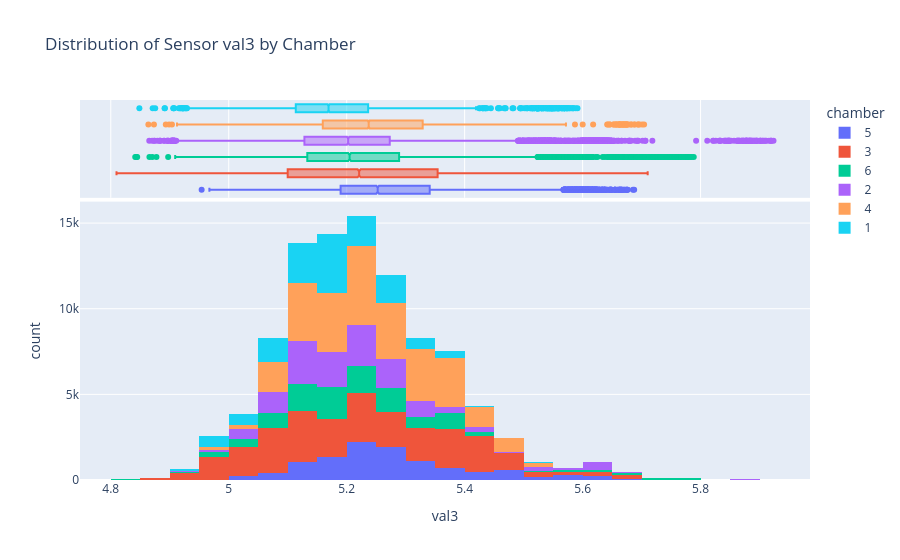

Notebook code for this chart:
### Markdown cell above
## 1. Histograms
Visualizing the distribution of sensor values to check for process stability and

### Code cell
df = pd.read_csv(DATA_PATH, index_col=0)

fig_hist = px.histogram(
    df, 
    x='val3', 
    color='chamber', 
    nbins=50,
    title='Distribution of Sensor val3 by Chamber',
    marginal='box' # Adds a box plot on top
)
fig_hist.show()

### Figure 1 — Plotly figure (JSON) as saved in the notebook; plotly's stock layout.template omitted (floating-point values rounded to 4 significant figures; data arrays with more than 128 entries replaced by an {"elided": "..."} marker saying what was removed)
{"data": [{"bingroup": "x", "hovertemplate": "chamber=5<br>val3=%{x}<br>count=%{y}<extra></extra>", "legendgroup": "5", "marker": {"color": "#636efa", "pattern": {"shape": ""}}, "name": "5", "nbinsx": 50, "orientation": "v", "showlegend": true, "type": "histogram", "x": {"elided": "11138 float values"}, "xaxis": "x", "yaxis": "y"}, {"hovertemplate": "chamber=5<br>val3=%{x}<extra></extra>", "legendgroup": "5", "marker": {"color": "#636efa"}, "name": "5", "notched": true, "showlegend": false, "type": "box", "x": {"elided": "11138 float values"}, "xaxis": "x2", "yaxis": "y2"}, {"bingroup": "x", "hovertemplate": "chamber=3<br>val3=%{x}<br>count=%{y}<extra></extra>", "legendgroup": "3", "marker": {"color": "#EF553B", "pattern": {"shape": ""}}, "name": "3", "nbinsx": 50, "orientation": "v", "showlegend": true, "type": "histogram", "x": {"elided": "24938 float values"}, "xaxis": "x", "yaxis": "y"}, {"hovertemplate": "chamber=3<br>val3=%{x}<extra></extra>", "legendgroup": "3", "marker": {"color": "#EF553B"}, "name": "3", "notched": true, "showlegend": false, "type": "box", "x": {"elided": "24938 float values"}, "xaxis": "x2", "yaxis": "y2"}, {"bingroup": "x", "hovertemplate": "chamber=6<br>val3=%{x}<br>count=%{y}<extra></extra>", "legendgroup": "6", "marker": {"color": "#00cc96", "pattern": {"shape": ""}}, "name": "6", "nbinsx": 50, "orientation": "v", "showlegend": true, "type": "histogram", "x": {"elided": "11082 float values"}, "xaxis": "x", "yaxis": "y"}, {"hovertemplate": "chamber=6<br>val3=%{x}<extra></extra>", "legendgroup": "6", "marker": {"color": "#00cc96"}, "name": "6", "notched": true, "showlegend": false, "type": "box", "x": {"elided": "11082 float values"}, "xaxis": "x2", "yaxis": "y2"}, {"bingroup": "x", "hovertemplate": "chamber=2<br>val3=%{x}<br>count=%{y}<extra></extra>", "legendgroup": "2", "marker": {"color": "#ab63fa", "pattern": {"shape": ""}}, "name": "2", "nbinsx": 50, "orientation": "v", "showlegend": true, "type": "histogram", "x": {"elided": "13584 float values"}, "xaxis": "x", "yaxis": "y"}, {"hovertemplate": "chamber=2<br>val3=%{x}<extra></extra>", "legendgroup": "2", "marker": {"color": "#ab63fa"}, "name": "2", "notched": true, "showlegend": false, "type": "box", "x": {"elided": "13584 float values"}, "xaxis": "x2", "yaxis": "y2"}, {"bingroup": "x", "hovertemplate": "chamber=4<br>val3=%{x}<br>count=%{y}<extra></extra>", "legendgroup": "4", "marker": {"color": "#FFA15A", "pattern": {"shape": ""}}, "name": "4", "nbinsx": 50, "orientation": "v", "showlegend": true, "type": "histogram", "x": {"elided": "25535 float values"}, "xaxis": "x", "yaxis": "y"}, {"hovertemplate": "chamber=4<br>val3=%{x}<extra></extra>", "legendgroup": "4", "marker": {"color": "#FFA15A"}, "name": "4", "notched": true, "showlegend": false, "type": "box", "x": {"elided": "25535 float values"}, "xaxis": "x2", "yaxis": "y2"}, {"bingroup": "x", "hovertemplate": "chamber=1<br>val3=%{x}<br>count=%{y}<extra></extra>", "legendgroup": "1", "marker": {"color": "#19d3f3", "pattern": {"shape": ""}}, "name": "1", "nbinsx": 50, "orientation": "v", "showlegend": true, "type": "histogram", "x": {"elided": "13723 float values"}, "xaxis": "x", "yaxis": "y"}, {"hovertemplate": "chamber=1<br>val3=%{x}<extra></extra>", "legendgroup": "1", "marker": {"color": "#19d3f3"}, "name": "1", "notched": true, "showlegend": false, "type": "box", "x": {"elided": "13723 float values"}, "xaxis": "x2", "yaxis": "y2"}], "layout": {"barmode": "relative", "legend": {"title": {"text": "chamber"}, "tracegroupgap": 0}, "title": {"text": "Distribution of Sensor val3 by Chamber"}, "xaxis": {"anchor": "y", "domain": [0, 1], "title": {"text": "val3"}}, "xaxis2": {"anchor": "y2", "domain": [0, 1], "matches": "x", "showgrid": true, "showticklabels": false}, "yaxis": {"anchor": "x", "domain": [0, 0.7326], "title": {"text": "count"}}, "yaxis2": {"anchor": "x2", "domain": [0.7426, 1], "matches": "y2", "showgrid": false, "showline": false, "showticklabels": false, "ticks": ""}}}
